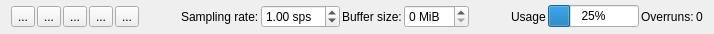
<?xml version="1.0" encoding="UTF-8"?>
<ui version="4.0">
 <class>GammaRay::AcquisitionWidget</class>
 <widget class="QWidget" name="GammaRay::AcquisitionWidget">
  <property name="geometry">
   <rect>
    <x>0</x>
    <y>0</y>
    <width>714</width>
    <height>34</height>
   </rect>
  </property>
  <property name="windowTitle">
   <string>Form</string>
  </property>
  <layout class="QGridLayout" name="gridLayout">
   <property name="topMargin">
    <number>4</number>
   </property>
   <property name="bottomMargin">
    <number>4</number>
   </property>
   <property name="horizontalSpacing">
    <number>2</number>
   </property>
   <item row="0" column="14">
    <spacer name="horizontalSpacer">
     <property name="orientation">
      <enum>Qt::Horizontal</enum>
     </property>
     <property name="sizeHint" stdset="0">
      <size>
       <width>40</width>
       <height>20</height>
      </size>
     </property>
    </spacer>
   </item>
   <item row="0" column="17">
    <widget class="QLabel" name="label_4">
     <property name="text">
      <string>Usage</string>
     </property>
    </widget>
   </item>
   <item row="0" column="0">
    <widget class="QToolButton" name="clearButton">
     <property name="text">
      <string>...</string>
     </property>
     <property name="icon">
      <iconset theme="edit-clear"/>
     </property>
     <property name="iconSize">
      <size>
       <width>15</width>
       <height>15</height>
      </size>
     </property>
    </widget>
   </item>
   <item row="0" column="1">
    <widget class="QToolButton" name="refreshButton">
     <property name="text">
      <string>...</string>
     </property>
     <property name="icon">
      <iconset theme="view-refresh"/>
     </property>
     <property name="iconSize">
      <size>
       <width>15</width>
       <height>15</height>
      </size>
     </property>
    </widget>
   </item>
   <item row="0" column="9">
    <widget class="QSpinBox" name="bufferSizeSpinBox">
     <property name="suffix">
      <string> MiB</string>
     </property>
    </widget>
   </item>
   <item row="0" column="8">
    <widget class="QLabel" name="label_3">
     <property name="text">
      <string>Buffer size:</string>
     </property>
    </widget>
   </item>
   <item row="0" column="18">
    <widget class="QProgressBar" name="usageBar">
     <property name="value">
      <number>25</number>
     </property>
    </widget>
   </item>
   <item row="0" column="6">
    <widget class="QLabel" name="label">
     <property name="text">
      <string>Sampling rate:</string>
     </property>
    </widget>
   </item>
   <item row="0" column="19">
    <widget class="QLabel" name="label_2">
     <property name="text">
      <string>Overruns:</string>
     </property>
    </widget>
   </item>
   <item row="0" column="3">
    <widget class="QToolButton" name="pauseButton">
     <property name="text">
      <string>...</string>
     </property>
     <property name="icon">
      <iconset theme="media-playback-pause"/>
     </property>
     <property name="iconSize">
      <size>
       <width>15</width>
       <height>15</height>
      </size>
     </property>
     <property name="checkable">
      <bool>true</bool>
     </property>
    </widget>
   </item>
   <item row="0" column="4">
    <widget class="QToolButton" name="stopButton">
     <property name="text">
      <string>...</string>
     </property>
     <property name="icon">
      <iconset theme="media-playback-stop"/>
     </property>
     <property name="iconSize">
      <size>
       <width>15</width>
       <height>15</height>
      </size>
     </property>
     <property name="checkable">
      <bool>true</bool>
     </property>
    </widget>
   </item>
   <item row="0" column="2">
    <widget class="QToolButton" name="startButton">
     <property name="text">
      <string>...</string>
     </property>
     <property name="icon">
      <iconset theme="media-playback-start"/>
     </property>
     <property name="iconSize">
      <size>
       <width>15</width>
       <height>15</height>
      </size>
     </property>
     <property name="checkable">
      <bool>true</bool>
     </property>
    </widget>
   </item>
   <item row="0" column="5">
    <spacer name="horizontalSpacer_2">
     <property name="orientation">
      <enum>Qt::Horizontal</enum>
     </property>
     <property name="sizeHint" stdset="0">
      <size>
       <width>40</width>
       <height>20</height>
      </size>
     </property>
    </spacer>
   </item>
   <item row="0" column="7">
    <widget class="QDoubleSpinBox" name="samplingRateSpinBox">
     <property name="suffix">
      <string> sps</string>
     </property>
     <property name="minimum">
      <double>0.010000000000000</double>
     </property>
     <property name="value">
      <double>1.000000000000000</double>
     </property>
    </widget>
   </item>
   <item row="0" column="20">
    <widget class="QLabel" name="overrunLabel">
     <property name="text">
      <string>0</string>
     </property>
    </widget>
   </item>
  </layout>
 </widget>
 <resources/>
 <connections/>
</ui>
